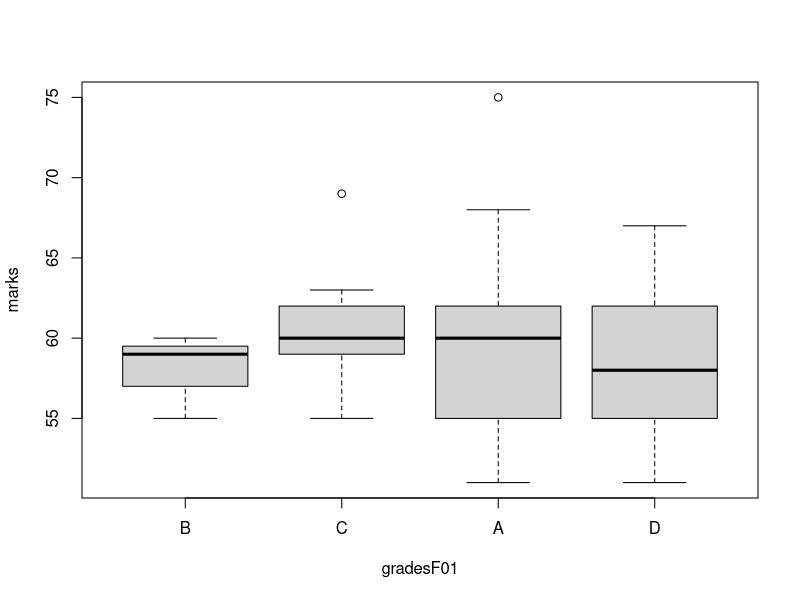
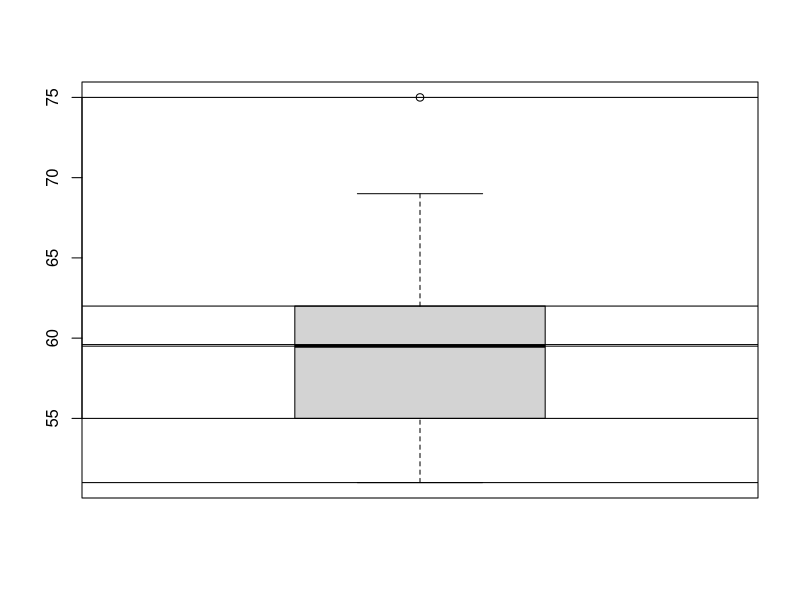

The R source for these figures, in order:
#Factors

?seq
(grades= sample(c('A','B','C','D'),size=30,replace=T,prob=c(.4,.2,.3,.1)))
summary(grades)
(gradesF=factor(grades))
summary(gradesF)
table(grades)
(table(gradesF))
class(gradesF)
(gradesF0=factor(grades,ordered=T))
(gradesF01=factor(grades,ordered=T,levels=c('B','C','A','D')))#to specify out own order
summary(gradesF01)

(marks=ceiling(rnorm(30,mean=60,sd=5)))
(student1=data.frame(marks,gradesF01))
boxplot(marks~gradesF01,data=student1)

(boxplot(marks))
(summary(marks))
abline(h=summary(marks))  
quantile(marks)
